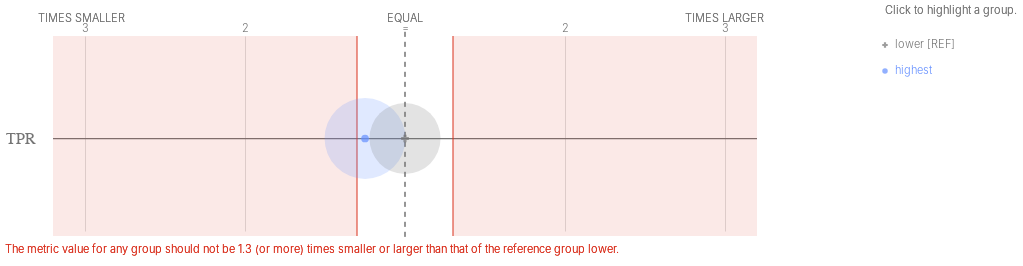

The code cell stored with this chart in its notebook:
### Markdown cell above
#### Before and After: Look at disparities and compare to the original version

### Code cell
ap.disparities(bdf, metrics, 'poverty_level', fairness_threshold = 1.3)

### Figure 1 — Vega-Lite specification as saved in the notebook (floating-point values rounded to 4 significant figures)
{"config": {"view": {"continuousWidth": 400, "continuousHeight": 300, "strokeWidth": 0}, "axisLeft": {"labelColor": "rgb(117,117,117)", "labelFont": "Helvetica", "labelFontSize": 16}}, "layer": [{"data": {"name": "data-b3bcfd1decd67fb31f95ea5e1bcd9e64"}, "mark": {"type": "rule", "stroke": "rgb(117,117,117)", "strokeWidth": 1.25, "tooltip": ""}, "encoding": {"x": {"type": "quantitative", "field": "x", "scale": {"domain": [-2, 2], "range": [80.0, 720.0]}}, "x2": {"field": "x2"}, "y": {"type": "nominal", "axis": {"domain": false, "labelAngle": 0, "labelPadding": -30, "orient": "left", "ticks": false, "title": ""}, "field": "metric", "scale": {"domain": ["TPR"], "range": [30, 225.0]}}}}, {"data": {"name": "data-79dd248bdaa0ea02c535240e8ad022c8"}, "mark": {"type": "rule", "stroke": "rgb(117,117,117)", "strokeDash": [5, 5], "strokeWidth": 1}, "encoding": {"tooltip": {"value": "lower [REF]"}, "x": {"value": 400.0}, "y": {"value": 20.83}, "y2": {"value": 229.2}}}, {"data": {"name": "data-bf3bbf11504879c3d6556966f4853596"}, "mark": {"type": "text", "align": "center", "color": "rgb(117,117,117)", "font": "Helvetica", "fontSize": 11, "fontWeight": 300, "tooltip": ""}, "encoding": {"text": {"type": "nominal", "field": "label"}, "x": {"type": "quantitative", "field": "value", "scale": {"domain": [-2, 2], "range": [80.0, 720.0]}}, "y": {"value": 17.5}}}, {"layer": [{"mark": {"type": "text", "align": "right", "fill": "rgb(117,117,117)", "font": "Helvetica", "fontSize": 11, "fontWeight": 300, "tooltip": ""}, "encoding": {"text": {"value": "TIMES SMALLER"}, "x": {"value": 120.0}, "y": {"value": 7.5}}}, {"mark": {"type": "text", "align": "left", "fill": "rgb(117,117,117)", "font": "Helvetica", "fontSize": 11, "fontWeight": 300, "tooltip": ""}, "encoding": {"text": {"value": "TIMES LARGER"}, "x": {"value": 680.0}, "y": {"value": 7.5}}}, {"mark": {"type": "text", "align": "center", "fill": "rgb(117,117,117)", "font": "Helvetica", "fontSize": 11, "fontWeight": 300, "tooltip": ""}, "encoding": {"text": {"value": "EQUAL"}, "x": {"value": 400.0}, "y": {"value": 7.5}}}], "data": {"name": "data-79dd248bdaa0ea02c535240e8ad022c8"}}, {"layer": [{"mark": {"type": "rule", "opacity": 0.8, "stroke": "rgb(217, 46, 28)", "strokeWidth": 1.25, "tooltip": ""}, "encoding": {"x": {"type": "quantitative", "field": "min", "scale": {"domain": [-2, 2], "range": [80.0, 720.0]}}, "y": {"value": 25.0}, "y2": {"value": 225.0}}}, {"mark": {"type": "rule", "opacity": 0.8, "stroke": "rgb(217, 46, 28)", "strokeWidth": 1.25, "tooltip": ""}, "encoding": {"x": {"type": "quantitative", "field": "max", "scale": {"domain": [-2, 2], "range": [80.0, 720.0]}}, "y": {"value": 25.0}, "y2": {"value": 225.0}}}, {"layer": [{"mark": {"type": "rect", "fill": "rgb(217, 46, 28)", "opacity": 0.1, "tooltip": ""}, "encoding": {"x": {"type": "quantitative", "field": "min", "scale": {"domain": [-2, 2], "range": [80.0, 720.0]}}, "x2": {"field": "lower_end"}, "y": {"value": 25.0}, "y2": {"value": 225.0}}}, {"mark": {"type": "rect", "fill": "rgb(217, 46, 28)", "opacity": 0.1, "tooltip": ""}, "encoding": {"x": {"type": "quantitative", "field": "max", "scale": {"domain": [-2, 2], "range": [80.0, 720.0]}}, "x2": {"field": "upper_end"}, "y": {"value": 25.0}, "y2": {"value": 225.0}}}]}, {"data": {"name": "data-79dd248bdaa0ea02c535240e8ad022c8"}, "mark": {"type": "text", "align": "left", "baseline": "top", "fill": "rgb(217, 46, 28)", "font": "Helvetica", "fontSize": 11, "fontWeight": 300, "tooltip": ""}, "encoding": {"text": {"value": "The metric value for any group should not be 1.3 (or more) times smaller or larger than that of the reference group lower."}, "x": {"value": 0}, "y": {"value": 233.3}}}], "data": {"name": "data-b643063563633c31a45d634da5f365b2"}}, {"layer": [{"mark": "circle"}, {"data": {"name": "data-6e482505e3df397bfd814f0eefc969eb"}, "mark": {"type": "circle", "opacity": 0.2}, "encoding": {"color": {"condition": {"type": "nominal", "field": "attribute_value", "legend": null, "scale": {"domain": ["lower", "highest"], "range": ["rgb(117,117,117)", "rgb(100, 143, 255)", "rgb(254, 97, 0)", "rgb(220, 38, 127)", "rgb(255, 176, 0)", "rgb(120, 94, 240)"]}, "selection": "selector017"}, "value": "rgb(224,224,224)"}, "size": {"type": "quantitative", "field": "group_size", "legend": null, "scale": {"domain": [0, 11970.0], "range": [0, 7854.0]}}, "tooltip": [{"type": "nominal", "field": "attribute_value", "title": "Group"}, {"type": "nominal", "field": "tooltip_group_size", "title": "Group Size"}, {"type": "nominal", "field": "tooltip_disparity_explanation_tpr", "title": "Disparity"}, {"type": "quantitative", "field": "tpr", "format": ".2f", "title": "TPR"}], "x": {"type": "quantitative", "axis": {"domain": false, "labels": false, "ticks": false, "title": null, "values": [-2, -1, 1, 2]}, "field": "tpr_disparity_scaled", "scale": {"domain": [-2, 2], "range": [80.0, 720.0]}}, "y": {"type": "nominal", "axis": {"domain": false, "grid": false, "labels": false, "ticks": false, "title": " "}, "field": "metric_variable", "scale": {"domain": ["TPR"], "range": [30, 225.0]}}}, "selection": {"selector019": {"type": "multi", "empty": "all", "fields": ["attribute_value"]}}, "transform": [{"calculate": "'TPR'", "as": "metric_variable"}]}, {"layer": [{"mark": "point"}, {"data": {"name": "data-6e482505e3df397bfd814f0eefc969eb"}, "mark": {"type": "point", "filled": true, "size": 60}, "encoding": {"color": {"condition": {"type": "nominal", "field": "attribute_value", "legend": null, "scale": {"domain": ["lower", "highest"], "range": ["rgb(117,117,117)", "rgb(100, 143, 255)", "rgb(254, 97, 0)", "rgb(220, 38, 127)", "rgb(255, 176, 0)", "rgb(120, 94, 240)"]}, "selection": "selector017"}, "value": "rgb(224,224,224)"}, "shape": {"type": "nominal", "field": "attribute_value", "legend": null, "scale": {"domain": ["lower", "highest"], "range": ["cross", "circle"]}}, "tooltip": [{"type": "nominal", "field": "attribute_value", "title": "Group"}, {"type": "nominal", "field": "tooltip_group_size", "title": "Group Size"}, {"type": "nominal", "field": "tooltip_disparity_explanation_tpr", "title": "Disparity"}, {"type": "quantitative", "field": "tpr", "format": ".2f", "title": "TPR"}], "x": {"type": "quantitative", "axis": {"domain": false, "labels": false, "ticks": false, "title": null, "values": [-2, -1, 1, 2]}, "field": "tpr_disparity_scaled", "scale": {"domain": [-2, 2], "range": [80.0, 720.0]}}, "y": {"type": "nominal", "axis": {"domain": false, "grid": false, "labels": false, "ticks": false, "title": " "}, "field": "metric_variable", "scale": {"domain": ["TPR"], "range": [30, 225.0]}}}, "selection": {"selector018": {"type": "multi", "empty": "all", "fields": ["attribute_value"]}}, "transform": [{"calculate": "'TPR'", "as": "metric_variable"}]}]}]}, {"layer": [{"mark": {"type": "point", "filled": true, "tooltip": ""}, "encoding": {"color": {"condition": {"type": "nominal", "field": "attribute_value", "legend": null, "scale": {"domain": ["lower", "highest"], "range": ["rgb(117,117,117)", "rgb(100, 143, 255)", "rgb(254, 97, 0)", "rgb(220, 38, 127)", "rgb(255, 176, 0)", "rgb(120, 94, 240)"]}, "selection": "selector017"}, "value": "rgb(224,224,224)"}, "shape": {"type": "nominal", "field": "attribute_value", "legend": null, "scale": {"domain": ["lower", "highest"], "range": ["cross", "circle"]}}, "x": {"value": 880.0}, "y": {"type": "nominal", "axis": {"domain": false, "grid": false, "labels": false, "ticks": false, "title": " "}, "field": "attribute_value", "scale": {"domain": ["lower", "highest"], "range": [21, 73]}}}, "selection": {"selector017": {"type": "multi", "empty": "all", "fields": ["attribute_value"]}}}, {"mark": {"type": "text", "align": "left", "baseline": "middle", "font": "Helvetica", "fontSize": 11, "fontWeight": 300, "tooltip": ""}, "encoding": {"color": {"condition": {"type": "nominal", "field": "attribute_value", "legend": null, "scale": {"domain": ["lower", "highest"], "range": ["rgb(117,117,117)", "rgb(100, 143, 255)", "rgb(254, 97, 0)", "rgb(220, 38, 127)", "rgb(255, 176, 0)", "rgb(120, 94, 240)"]}, "selection": "selector017"}, "value": "rgb(224,224,224)"}, "text": {"type": "nominal", "field": "label"}, "x": {"value": 890.0}, "y": {"type": "nominal", "axis": {"domain": false, "grid": false, "labels": false, "ticks": false, "title": " "}, "field": "attribute_value", "scale": {"domain": ["lower", "highest"], "range": [21, 73]}}}, "selection": {"selector020": {"type": "multi", "empty": "all", "fields": ["attribute_value"]}}}, {"data": {"name": "data-79dd248bdaa0ea02c535240e8ad022c8"}, "mark": {"type": "text", "align": "left", "baseline": "middle", "color": "rgb(117,117,117)", "font": "Helvetica", "fontSize": 11, "fontWeight": 300, "tooltip": ""}, "encoding": {"text": {"value": "Click to highlight a group."}, "x": {"value": 880.0}, "y": {"value": 0}}}], "data": {"name": "data-a5ebce136adcce28635ff1807ca7d132"}}], "height": 250, "resolve": {"scale": {"size": "independent", "y": "independent"}}, "width": 800, "$schema": "https://vega.github.io/schema/vega-lite/v4.8.1.json", "datasets": {"data-b3bcfd1decd67fb31f95ea5e1bcd9e64": [{"metric": "TPR", "x": -2.2, "x2": 2.2}], "data-79dd248bdaa0ea02c535240e8ad022c8": [{"a": 1, "b": 0}, {"a": 1, "b": 0}], "data-bf3bbf11504879c3d6556966f4853596": [{"value": -2, "label": 3}, {"value": -1, "label": 2}, {"value": 0, "label": "="}, {"value": 1, "label": 2}, {"value": 2, "label": 3}], "data-b643063563633c31a45d634da5f365b2": [{"min": -0.3, "max": 0.3, "lower_end": -2.2, "upper_end": 2.2}], "data-6e482505e3df397bfd814f0eefc969eb": [{"attribute_name": "poverty_level", "attribute_value": "highest", "group_size": 9973, "total_entities": 17677, "tpr": 0.08483, "tpr_disparity": 0.8002, "tpr_disparity_scaled": -0.2497, "tooltip_group_size": "9,973 (56.42%)", "tooltip_disparity_explanation_tpr": "1.25 times smaller TPR than the reference group"}, {"attribute_name": "poverty_level", "attribute_value": "lower", "group_size": 7704, "total_entities": 17677, "tpr": 0.106, "tpr_disparity": 1.0, "tpr_disparity_scaled": 0.0, "tooltip_group_size": "7,704 (43.58%)", "tooltip_disparity_explanation_tpr": "Reference group"}], "data-a5ebce136adcce28635ff1807ca7d132": [{"attribute_value": "lower", "label": "lower [REF]"}, {"attribute_value": "highest", "label": "highest"}]}}
